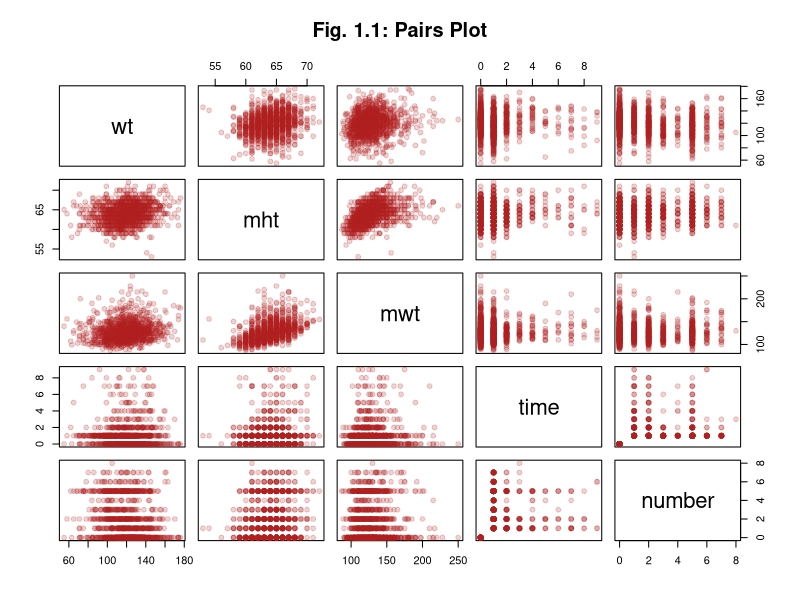
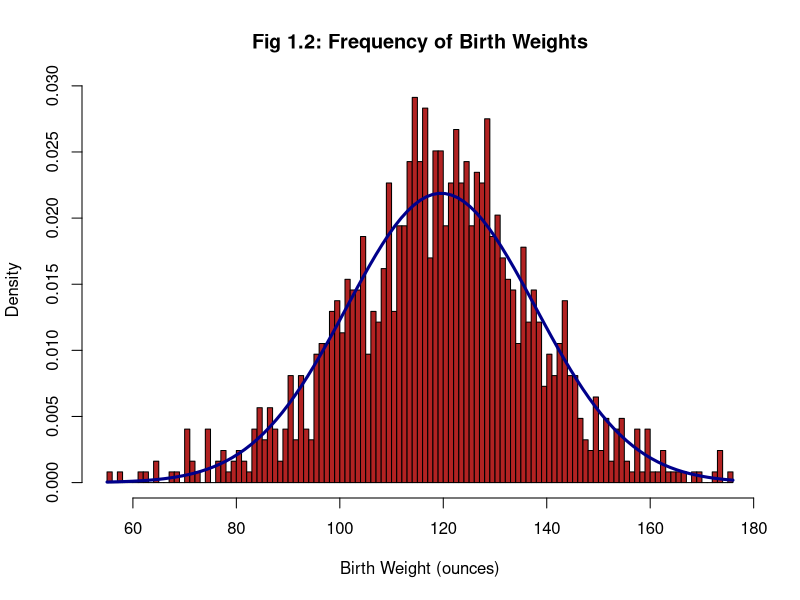
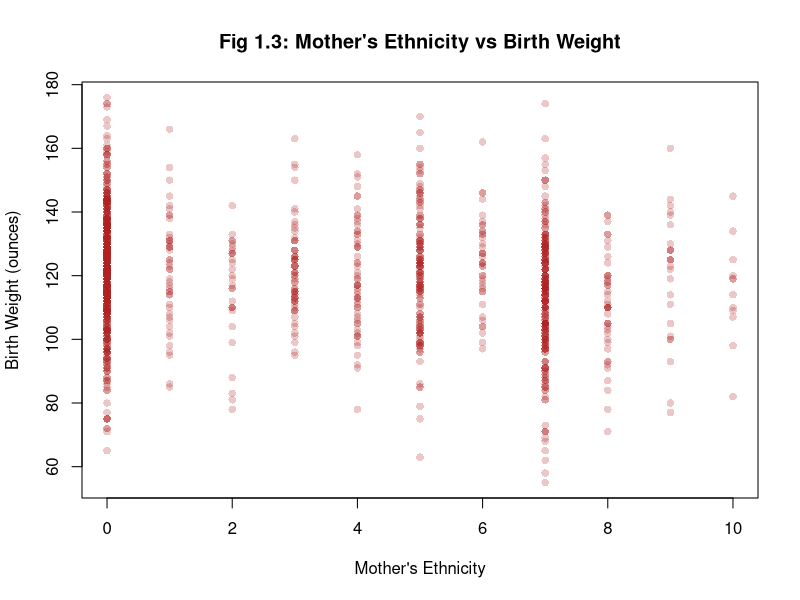
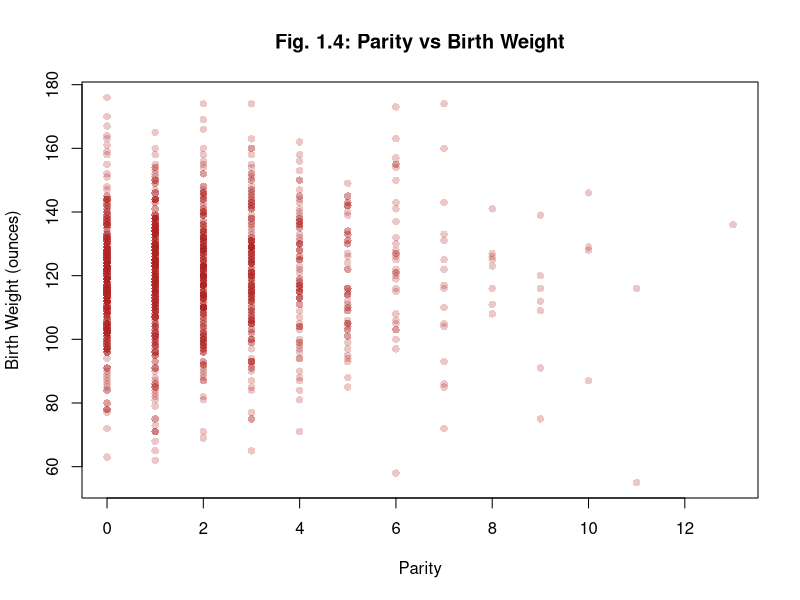
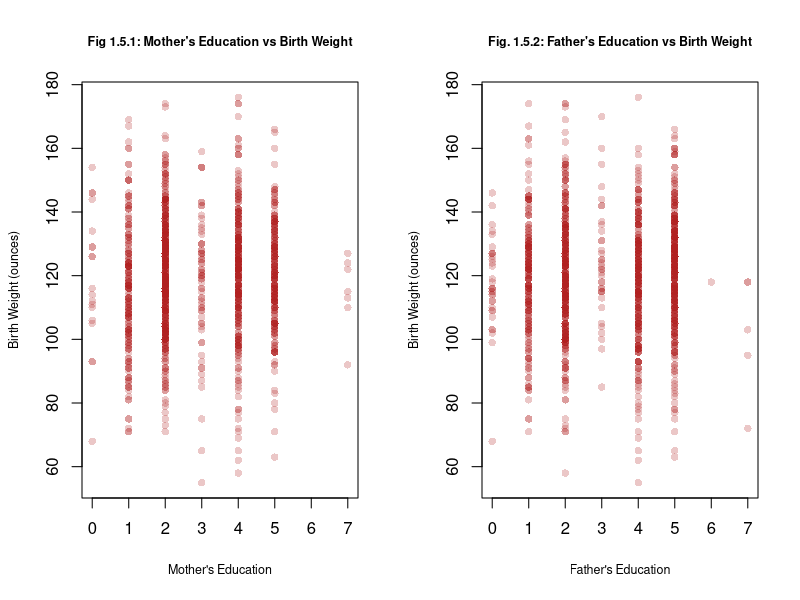
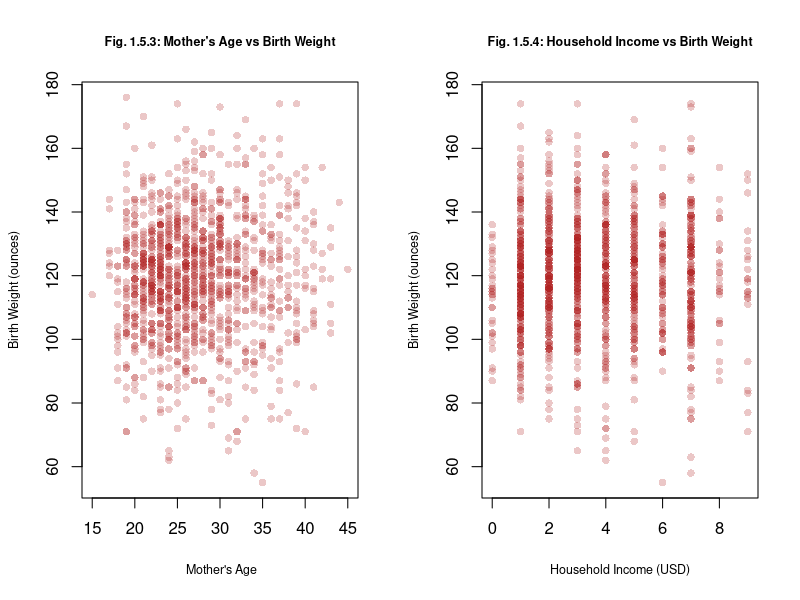
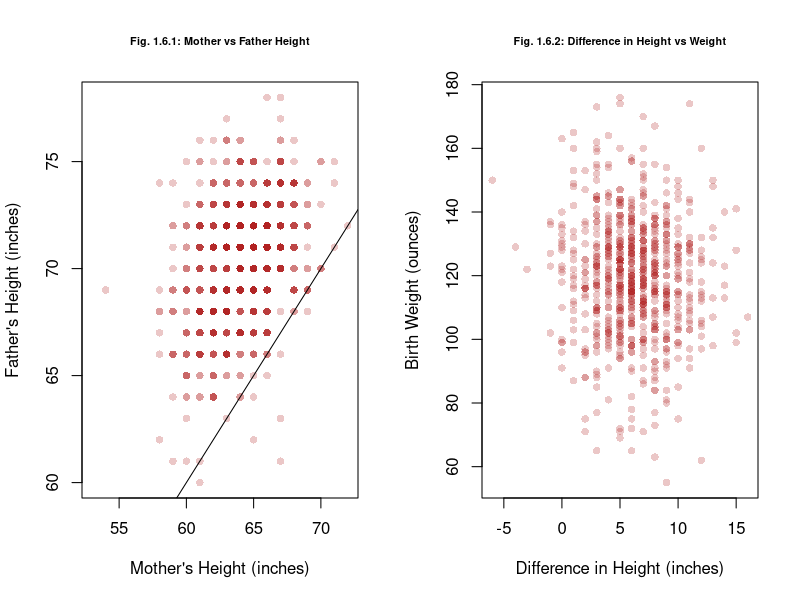
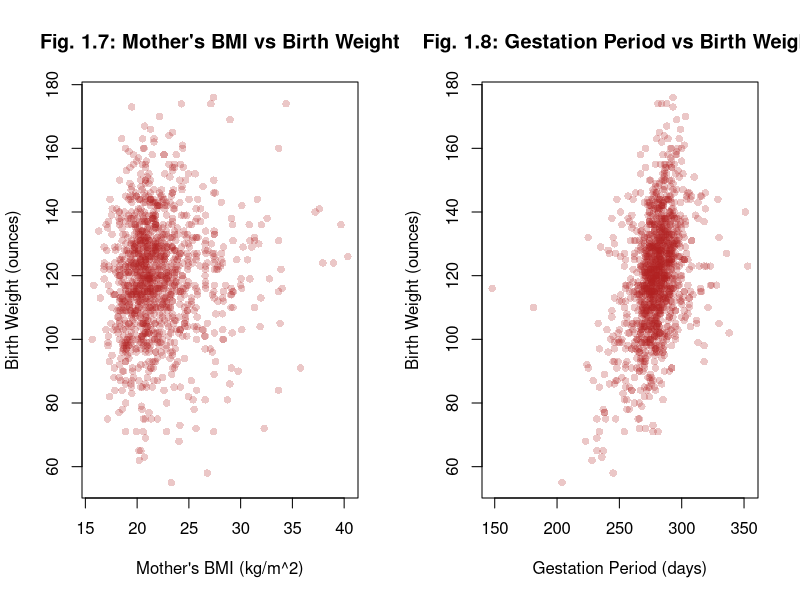

The R script that drew these images, in order:
## ---- chunk 1
# Knitr Configuration
knitr::opts_chunk$set(
  comment = NA,
  cache = TRUE,
  include = TRUE,
  echo = FALSE,
  results = "markup",
  fig.show = "asis",
  fig.height = 3.2,
  fig.align = "center"
)
## ---- chunk 2
# Define all the functions and constants used later

# Category names for Ethnicity variates
ethLabels <- c(
  "Caucasian",
  "Mexican",
  "African-American",
  "Asian",
  "Mixed",
  "Other"
)

# Category names for Education variates
edLabels <- c(
  "Elementary School",
  "Middle School",
  "High School",
  "High School + Trade School",
  "High School + Some College",
  "College Graduate",
  "Trade School",
  "High School Unclear"
)

# Number of imputed datasets
k <- 5

# Unit conversion factors
poundsToKg <- 0.453592
inchesToM <- 0.0254

# The boundaries for BMI categories
# See this page for the source:
# https://www.mayoclinic.org/healthy-lifestyle/pregnancy-week-by-week/in-depth/pregnancy-weight-gain/art-20044360?pg=1
underweightNormalBoundary <- 18.5
normalOverweightBoundary <- 25
overweightObeseBoundary <- 30

# Use test 20% for test set in cross validation
testSetRatio = 0.2

# Number of cross-validation trials
# "Usually about a thousand is fine" - M. Lysy, Nov. 27, 2018
m <- 1000
## ---- chunk 3
# Input: bmi - a BMI
# Output: TRUE/FALSE depending on if the BMI falls into category in function name
isUnderweight <- function (bmi) bmi < underweightNormalBoundary
isNormal <- function (bmi) bmi < normalOverweightBoundary &
                           bmi >= underweightNormalBoundary
isOverweight <- function (bmi) bmi < overweightObeseBoundary &
                               bmi >= normalOverweightBoundary
isObese <- function (bmi) bmi >= overweightObeseBoundary

# Input: wtLbs - weight in pounds
#        htIn - height in inches
# Output: (double) BMI
bmi <- function (wtLbs, htIn) (wtLbs * poundsToKg) / (htIn * inchesToM)^2
## ---- chunk 4
# Roughly translate the "number" category to a floating point
# number of the actual number of cigarettes smoked
# Input: number - raw value for 'number' variable
# Output: (double) approximation of the number of individual cigarettes smoked per day
numCigs <- function (number) (number > 0 & number <= 4) * (5 * number - 2.5) +
                             (number > 4) * (10 * number - 25.5)
## ---- chunk 5
# Decode most categorical variates and encode them as labelled factors
# Decodes 'number' and converts it to a float using numCigs
# Decodes 'income' and converts it so a factor with 3 broader categories
# Returns a new data frame and does not modify the given one
# Input: birthsDataset - an imputed births dataset
# Output: a new data frame with factor encoded categorical variables
decodeBirthVariates <- function (birthsDataset) {
  newDataset = data.frame(birthsDataset)

  newDataset$meth <- cut(
    birthsDataset$meth,
    breaks = c(0, 5:10), 
    labels = ethLabels,
    right = TRUE,
    include.lowest= TRUE
  )

  newDataset$med <- cut(
    birthsDataset$med,
    breaks = 0:8, 
    labels = edLabels,
    right = FALSE
  )

  newDataset$feth <- cut(
    birthsDataset$feth,
    breaks = c(0, 5:10),
    labels = ethLabels,
    right = TRUE,
    include.lowest= TRUE
  )

  newDataset$fed <- cut(
    birthsDataset$fed,
    breaks = 0:8, 
    labels = edLabels,
    right = FALSE
  )

  newDataset$smoke <- cut(
    birthsDataset$smoke,
    breaks = 0:4, 
    labels = c(
      "Never",
      "Smokes Now",
      "Until Pregnancy",
      "Doesn't Smoke Anymore"
    ),
    right = FALSE
  )

  newDataset$marital <- cut(
    birthsDataset$marital,
    breaks = 0:5,
    labels = c(
      "Married",
      "Legally Separated",
      "Divorced",
      "Widowed",
      "Never Married"
    )
  )

  newDataset$number <- numCigs(birthsDataset$number)

  newDataset$time <- cut(
    birthsDataset$time,
    breaks = 0:10,
    labels = c(
      "Never Smoked",
      "Still Smokes",
      "During Pregnancy",
      "Less Than A Year",
      "1-2 Years",
      "2-3 Years",
      "3-4 Years",
      "5-9 Years",
      "More Than 10 Years",
      "Quit But Don't Know When"
    ),
    right = FALSE
  )

  newDataset$income <- cut(
    birthsDataset$income,
    breaks = c(0, 1, 2, 10),
    labels = c(
      "Under 2500",
      "2500-4999",
      "Over 5000"
    ),
    right = FALSE
  )

  newDataset
}
## ---- chunk 6
# Input: time - time since quitting smoking in original integer encoding
#        number - number of cigarettes smoked in original integer encoding
#        impactHalfLife - the half-life of the smoking impact as it decays after quitting
# Output: (doubel) our custom smoking impact variate
smokingImpact <- function (time, number, impactHalfLife) {
  # Take the average of the bounds of the range of cigarettes smoked by a given category
  # as the approximate exact number of cigarettes smoked per day
  activeSmokingImpact = log(
    numCigs(number) +
    (number == 0) * 1 # This term guarantees a value of 0 for non-smokers (0 = log(1))
  )
  
  # Approximate a scalar number of years since quiting based on the categorical variable
  yearsQuit = (time >= 3) * (-2.5 + time) + (time >= 7) * (-18.5 + 3 * time)
  # Time = 1 or 2 are special cases with 0 decay
  yearsQuit = yearsQuit * (time >= 3)
  
  decayedSmokingImpact = activeSmokingImpact * 2^(-yearsQuit / impactHalfLife)
  
  decayedSmokingImpact
}
## ---- chunk 7
# Input: imputedBirthsDataset - an imputed births dataset
#        impactHalfLife - the half-life parameter to supply when computing smokingImpact
# Output: a new data frame with factor encoded categorical variables and new engineered features
craftFeatures <- function (imputedBirthsDataset, impactHalfLife = 2) {
  newDataset = decodeBirthVariates(imputedBirthsDataset)

  # Note: This treats parents of "Other" ethnicity
  # as the same ethnicity though they may not be
  newDataset$sameEth <- factor(
    (imputedBirthsDataset$meth != 9 & # If they are both "Mixed" then it is like two
                                      # parents of different ethnicities
     imputedBirthsDataset$meth == imputedBirthsDataset$feth) |
    # Both Caucasian
    (imputedBirthsDataset$meth < 6 & imputedBirthsDataset$feth < 6),
    labels = c("Different", "Same")
  )
  
  newDataset$htDiff <- newDataset$fht - newDataset$mht
    
  # If a mother is having her first child after 40,
  # we say that she is becoming a mother late in life
  newDataset$lateMom <- factor(
    newDataset$parity == 0 & newDataset$mage >= 40,
    labels = c("Not late", "Late")
  )

  newDataset$mBMI <- bmi(newDataset$mwt, newDataset$mht)
  
  # Multiplying by 1, 2, and 3 to give integer encoding of
  # categories which are then changed to a factor
  newDataset$mBMICategory <- factor(
    1 * isNormal(newDataset$mBMI)
      + 2 * isOverweight(newDataset$mBMI)
      + 3 * isObese(newDataset$mBMI),
    labels = c("Underweight", "Normal", "Overweight", "Obese")
  )
  
  newDataset$smokingImpact <- smokingImpact(
    imputedBirthsDataset$time,
    imputedBirthsDataset$number,
    impactHalfLife
  )
  
  newDataset
}
## ---- chunk 8
# Input: model - a model
#        datasets - a collection of imputed datasets
# Output: (float) the average AIC of the model across the given datasets
meanAIC <- function (model, datasets) mean(sapply(
  datasets,
  function (dataset) AIC(update(model, data = dataset))
))
## ---- chunk 9
# Input: datasets - a collection of imputed datasets
#        predictedVar - the variables to be predicted by the model
#        excludedVars - variables in the datasets to be ignored in model selection
#        specialTerms - specific terms to be allowed in the model (overrides exlusion)
# Output: an automatically selected model which fits predictedVar with variables
#         from the dataset
selectModel <- function (
  datasets,
  predictedVar,
  excludedVars = c(),
  specialTerms = c()
) {
  selectedModelMeanAIC = .Machine$integer.max
  selectedModel = NULL
  
  # Fit a model against each dataset and keep with one which performs best on all
  for (dataset in datasets) {
    M0 = lm(wt ~ 1, data = dataset)
    Mmax = lm(
      # Write maximal formula with interaction effects between all vars not excluded,
      # with added special terms on their own
      formula(paste(
        predictedVar,
        "~",
        "(.",
        Reduce(
          function (l, r) paste(l, r),
          Map(function (term) paste("-", term), excludedVars),
          ""
        ),
        ")^2",
        Reduce(
          function (l, r) paste(l, r),
          Map(function (term) paste("+", term), specialTerms),
          ""
        )
      )),
      data = dataset
    ) 
  
    candidateModel = step(
      lm(wt ~ 1, data = dataset),
      scope = list(lower = M0, upper = Mmax),
      direction = "both",
      trace = 0
    )
  
    candidateModelMeanAIC = meanAIC(candidateModel, datasets)
  
    if (candidateModelMeanAIC < selectedModelMeanAIC) {
      selectedModel = update(candidateModel, data = dataset)
      selectedModelMeanAIC = candidateModelMeanAIC
    }
  }
  
  selectedModel
}
## ---- chunk 10
# Input: model1 - a model
#        model2 - a model
#        datasets - datasets to cross-validate the models on
# Output: the rPMSE for each model on each cross-validation trial,
#         as well as a sample of actual values, predictions, and residuals
#         from the final trial
crossValidate <- function (model1, model2, datasets) {
  model1rPMSE <- vector(mode = "numeric", length = m)
  model2rPMSE <- vector(mode = "numeric", length = m)

  for (i in 1:m) {
    chosenSet = datasets[[1 + i %% k]]
    Ntotal = nrow(chosenSet)
    Ntest = floor(Ntotal * testSetRatio)
    outOfSampleIndices = sample(Ntotal, Ntest)
    trainSet = chosenSet[-outOfSampleIndices, ]
    testSet = chosenSet[outOfSampleIndices, ]
    
    model1 = update(model1, data = trainSet)
    model2 = update(model2, data = trainSet)
    outOfSamplePredictions1 = predict(model1, newdata = testSet)
    outOfSamplePredictions2 = predict(model2, newdata = testSet)
    predictionErrors1 = (testSet$wt - outOfSamplePredictions1) ^ 2
    predictionErrors2 = (testSet$wt - outOfSamplePredictions2) ^ 2
    model1rPMSE[i] <- sqrt(sum(predictionErrors1) / Ntest)
    model2rPMSE[i] <- sqrt(sum(predictionErrors2) / Ntest)
  }
  
  list(
    rPMSEs = data.frame(model1 = model1rPMSE, model2 = model2rPMSE),
    actual = testSet$wt,
    predictions = data.frame(
      model1 = outOfSamplePredictions1,
      model2 = outOfSamplePredictions2
    ),
    residuals = data.frame(
      model1 = outOfSamplePredictions1 - testSet$wt,
      model2 = outOfSamplePredictions2 - testSet$wt
    )
  )
}
## ---- chunk 11
# Import dataset
births <- read.csv("chds_births.csv")
## ---- chunk 12
# The occurrences of marital == 0 are likely transcription errors.
# Replace them with NAs
mendedBirths <- data.frame(births)
mendedBirths[mendedBirths$marital == 0, "marital"] <- NA
## ---- chunk 13
# Suppress library warnings
options(warn=-1)

# Multiple Imputation
library(mice, quietly = TRUE)

# For consistency
set.seed(331)

multiplyImputedBirths <- mice(
  mendedBirths,
  m = k,
  method = "pmm",
  printFlag = FALSE
)

# Gather the imputed datasets
imputedBirths <- lapply(1:k, function(i) complete(multiplyImputedBirths, i))
## ---- chunk 14
# Decode the categorical variables into factors and replace number with
# numCigs so that we don't get linearly dependent categories for never smoked
# and smoked 0 cigarettes
decodedImputedBirths <- lapply(imputedBirths, decodeBirthVariates)
## ---- chunk 15
# The candidate values for half life
halfLifeValues <- seq(0.1, 10, by = 0.1)

# The half life value which maximized multiple R squared
optimalImpactHalfLife <- 0.1 * which.max(sapply(
  halfLifeValues,
  function (halfLife) summary(lm(
    wt ~ smokingImpact + time + numCigs,
    data = data.frame(
      wt = imputedBirths[[1]]$wt,
      time = imputedBirths[[1]]$time,
      numCigs = numCigs(
        imputedBirths[[1]]$number
      ),
      smokingImpact = smokingImpact(
        imputedBirths[[1]]$time,
        imputedBirths[[1]]$number,
        impactHalfLife = halfLife
      )
    )
  ))$r.squared
))

paste("Optimal impact half life:", optimalImpactHalfLife)
## ---- chunk 16
library(purrr) # Needed for the function 'partial' used below
# Create datasets with our engineered features and the previous factor
# transformations from decodeImputedBirths as well, using the optimized
# impact half life value
engineeredFeatureBirths <- lapply(
  imputedBirths,
  partial(craftFeatures, impactHalfLife = optimalImpactHalfLife)
)
## ---- chunk 17
pairs(
  births[c("wt", "mht", "mwt", "time", "number")],
  col = adjustcolor("firebrick", 0.2),
  pch = 19,
  main = "Fig. 1.1: Pairs Plot"
)
## ---- chunk 18
h<- hist(
  births$wt,
  breaks = 100,
  freq = FALSE,
  col = "firebrick",
  main = "Fig 1.2: Frequency of Birth Weights",
  xlab = "Birth Weight (ounces)",
  mar = c(1, 4, 1, 2) + 0.1
) 

curve(
  dnorm(x, mean(births$wt), sd(births$wt)),
  add = TRUE,
  lwd = 3, 
  col = "darkblue"
)
## ---- chunk 19
plot(
  births$meth,
  births$wt,
  col = adjustcolor("firebrick", 0.25),
  pch = 16,
  main = "Fig 1.3: Mother's Ethnicity vs Birth Weight",
  xlab = "Mother's Ethnicity",
  ylab = "Birth Weight (ounces)",
  mar = c(1, 4, 1, 2) + 0.1
)
## ---- chunk 20
plot(
  births$parity,
  births$wt,
  pch = 16,
  col = adjustcolor("firebrick", 0.25),
  main = "Fig. 1.4: Parity vs Birth Weight",
  xlab = "Parity",
  ylab = "Birth Weight (ounces)"
)
## ---- chunk 21
par(mfrow = c(1, 2))
plot(
  births$med,
  births$wt,
  col = adjustcolor("firebrick", 0.25),
  pch = 16,
  cex.main = 0.75,
  cex.lab = 0.75,
  main = "Fig 1.5.1: Mother's Education vs Birth Weight",
  xlab = "Mother's Education",
  ylab = "Birth Weight (ounces)"
)
plot(
  births$fed,
  births$wt,
  col = adjustcolor("firebrick", 0.25),
  pch = 16,
  cex.main = 0.75,
  cex.lab = 0.75,
  main = "Fig. 1.5.2: Father's Education vs Birth Weight",
  xlab = "Father's Education",
  ylab = "Birth Weight (ounces)"
)
plot(
  births$mage,
  births$wt,
  pch = 16,
  cex.main = 0.75,
  cex.lab = 0.75,
  col = adjustcolor("firebrick", 0.25),
  main = "Fig. 1.5.3: Mother's Age vs Birth Weight",
  xlab = " Mother's Age",
  ylab = "Birth Weight (ounces)"
)
plot(
  births$income,
  births$wt,
  pch = 16,
  cex.main = 0.75,
  cex.lab = 0.75,
  col = adjustcolor("firebrick", 0.25),
  main = "Fig. 1.5.4: Household Income vs Birth Weight",
  xlab = "Household Income (USD)",
  ylab = "Birth Weight (ounces)"
)
## ---- chunk 22
par(mfrow = c(1,2))
plot(
  births$mht,
  births$fht,
  col = adjustcolor("firebrick", 0.25),
  pch = 16,
  main = "Fig. 1.6.1: Mother vs Father Height",
  xlab = "Mother's Height (inches)",
  ylab = "Father's Height (inches)",
  cex.main = 0.65
)
abline(coef = c(0, 1))
plot(
  births$fht - births$mht,
  births$wt,
  pch = 16,
  col = adjustcolor("firebrick", 0.25),
  main = "Fig. 1.6.2: Difference in Height vs Weight",
  xlab = "Difference in Height (inches)",
  ylab = "Birth Weight (ounces)",
  cex.main = 0.65
)
## ---- chunk 23
plot(
  bmi(births$mwt, births$mht),
  births$wt,
  pch = 16,
  col = adjustcolor("firebrick", 0.25),
  main = "Fig. 1.7: Mother's BMI vs Birth Weight",
  xlab = "Mother's BMI (kg/m^2)",
  ylab = "Birth Weight (ounces)"
)
## ---- chunk 24
plot(
  births$gestation,
  births$wt,
  col = adjustcolor("firebrick", 0.25),
  main = "Fig. 1.8: Gestation Period vs Birth Weight",
  xlab = "Gestation Period (days)",
  ylab = "Birth Weight (ounces)",
  pch = 16
)
## ---- chunk 25
paste("Table 1.9: Number of Occurrences per Marital Status category")
summary(factor(births$marital))
## ---- chunk 26
N <- nrow(mendedBirths)

paste("Table 1.10: Fraction of NAs by Variable")
round(
  sapply(
    colnames(mendedBirths),
    function (colname) sum(is.na(mendedBirths[colname])) / N
  ),
  2
)
nrow(na.omit(
  mendedBirths[, !(colnames(mendedBirths) %in% c("fht", "fwt", "income"))]
)) / N
## ---- chunk 27
basicBirthWeightModel <- selectModel(
  decodedImputedBirths,
  "wt",
  excludedVars = c("gestation", "smoke", "marital"),
  specialTerms = c("marital")
)
basicBirthWeightModelMeanAIC <- meanAIC(basicBirthWeightModel, decodedImputedBirths)
basicBirthWeightModel$call
## ---- chunk 28
engineeredBirthWeightModel <- selectModel(
  engineeredFeatureBirths,
  "wt",
  excludedVars = c("gestation", "smoke", "time", "fht", "mBMICategory", "income",
                   "marital", "med", "fed", "meth", "feth", "htDiff", "lateMom"),
  specialTerms = c("time", "fht", "mBMICategory", "income",
                   "marital", "med", "fed", "meth", "feth", "htDiff", "lateMom")
)
engineeredBirthWeightModelMeanAIC <- meanAIC(
  engineeredBirthWeightModel,
  engineeredFeatureBirths
)
engineeredBirthWeightModel$call
## ---- chunk 29
# residual standard error
basicRes <- summary(basicBirthWeightModel)$sigma
enginRes <- summary(engineeredBirthWeightModel)$sigma

#R squared calculation
basicRsquared <- summary(basicBirthWeightModel)$r.squared
enginRsquared <- summary(engineeredBirthWeightModel)$r.squared

#R squared adjusted
basicARsquared <- summary(basicBirthWeightModel)$adj.r.squared
enginARsquared <- summary(engineeredBirthWeightModel)$adj.r.squared

summaryTable <- data.frame(c(basicRes, enginRes), c(basicRsquared, enginRsquared), c(basicARsquared, enginARsquared))
colnames(summaryTable) <- c("Residual Standard Error", "R Squared", "Adjusted R Squared")
rownames(summaryTable) <- c("Basic Model", "Engineered Model")
summaryTable 
## ---- chunk 30
layout(matrix(c(1, 2, 4, 5), 1, 2, byrow = TRUE))
plot(
  basicBirthWeightModel,
  cex = 0.4,
  which = c(1, 2),
  pch = 19,
  col = adjustcolor("firebrick", 0.25),
  lwd = 2,
  main = NULL
)
## ---- chunk 31
layout(matrix(c(1, 2, 4, 5), 1, 2, byrow = TRUE))
plot(
  engineeredBirthWeightModel,
  cex = 0.4,
  which = c(1, 2),
  pch = 19,
  col = adjustcolor("firebrick", 0.25),
  lwd = 2,
  main = NULL
)
## ---- chunk 32
press1 <- resid(basicBirthWeightModel) / (1 - hatvalues(basicBirthWeightModel)) 
press2 <- resid(engineeredBirthWeightModel) / (1 - hatvalues(engineeredBirthWeightModel))
AIC1 <- c("Basic", "Engineered")

#display results
disp <- rbind(
  AIC = c(
    engineeredBirthWeightModelMeanAIC,
    basicBirthWeightModelMeanAIC),
    PRESS = c(sum(press1^2), sum(press2^2)
  )
)
colnames(disp) <- c("Basic", "Engineered")
disp
## ---- chunk 33
cvResults <- crossValidate(
  basicBirthWeightModel,
  engineeredBirthWeightModel,
  engineeredFeatureBirths
)
## ---- chunk 34
rPMSEs <- cvResults$rPMSEs
PMSETable <- data.frame(c(mean(rPMSEs$model1), sd(rPMSEs$model1)), c(mean(rPMSEs$model2), sd(rPMSEs$model2)))
colnames(PMSETable) <- c("Basic Mode", "Engineered Model")
rownames(PMSETable) <- c("Mean", "SD")
PMSETable

boxplot(
  list(model1rPMSE = rPMSEs$model1, model2rPMSE = rPMSEs$model2), 
  main = "Comparison of rPMSEs"
)

layout(matrix(c(1, 2, 4, 5), 1, 2, byrow = TRUE))
plot(
  cvResults$predictions$model1,
  cvResults$residuals$model1,
  main = "Predicted Values vs Basic Model Res",
  cex.main = 0.8,
  col = adjustcolor("firebrick", 0.5),
  xlab = "Predicted Values",
  ylab = "Basic Model Residuals",
  pch = 16
)
plot(
  cvResults$predictions$model2,
  cvResults$residuals$model2,
  main = "Predicted Values vs Engineered Model Res",
  cex.main = 0.8,
  col = adjustcolor("firebrick", 0.5),
  xlab = "Predicted Values",
  ylab = "Engineered Model Residuals",
  pch = 16
)
## ---- chunk 35
par(mfrow = c(1, 2))
qqnorm(
  cvResults$residuals$model1,
  main = "Normal Q-Q Plot for Basic",
  cex.main = 0.85,
  pch = 16,
  col = adjustcolor("firebrick", 0.5)
)
abline(a = 0, b = 20, lty = 2, lwd = 2, col = "blue")

qqnorm(
  cvResults$residuals$model2,
  main = "Normal Q-Q Plot for Engineered",
  cex.main = 0.85,
  pch = 16,
  col = adjustcolor("firebrick", 0.5)
)
abline(a = 0, b = 20, lty = 2, lwd = 2, col = "blue")
## ---- chunk 36
# Reconfigure Knitr for Appendix
knitr::opts_chunk$set(include = TRUE, echo = TRUE, eval = FALSE)
## ---- chunk 37

## ---- chunk 38

## ---- chunk 39

## ---- chunk 40

## ---- chunk 41

## ---- chunk 42

## ---- chunk 43

## ---- chunk 44

## ---- chunk 45

## ---- chunk 46

## ---- chunk 47

## ---- chunk 48

## ---- chunk 49

## ---- chunk 50

## ---- chunk 51

## ---- chunk 52

## ---- chunk 53

## ---- chunk 54

## ---- chunk 55

## ---- chunk 56

## ---- chunk 57

## ---- chunk 58

## ---- chunk 59

## ---- chunk 60

## ---- chunk 61

## ---- chunk 62

## ---- chunk 63

## ---- chunk 64

## ---- chunk 65

## ---- chunk 66
round(
  sapply(
    0:13,
    function (parity) c(
      mean(births[births$parity == parity, "wt"]),
      sd(births[births$parity == parity, "wt"])
    )
  ),
  2
)
## ---- chunk 67
qqplot(
  cvResults$predictions$model1,
  cvResults$actual,
  main = "Q-Q Plot",
  xlab = "Predicted Values",
  ylab = "Actual Values"
)
abline(a = 0, b = 1, lty = 2, col = "red")

qqplot(
  cvResults$predictions$model2,
  cvResults$actual,
  main = "Q-Q Plot",
  xlab = "Predicted Values",
  ylab = "Actual Values"
)
abline(a = 0, b = 1, lty = 2, col = "red")
## ---- chunk 68
#Basic coefficients
basicCoeff <- data.frame(summary(basicBirthWeightModel)$coefficients)

format(round(basicCoeff, 3), digits = 2, scientific = FALSE)
## ---- chunk 69
#Engineered coefficients
enginCoeff <- data.frame(summary(engineeredBirthWeightModel)$coefficients)
format(round(enginCoeff, 3), digits = 2, scientific = FALSE)
## ---- chunk 70
plot(engineeredBirthWeightModel, cex = 0.4, which = c(1, 2), pch = 19, lwd = 2, main = NULL)
## ---- chunk 71
# Percentage of entries in each category for time
percentTime <- data.frame(c(0, 1, 2, 3, 4, 5, 6, 7, 8, 9), 
           sapply(0:9, function(i) sum(na.omit(births$time == i))/N))
colnames(percentTime) <- c("Category Corresponding to Time", "Percentage of the Population")
percentTime
## ---- chunk 72

## ---- chunk 73
